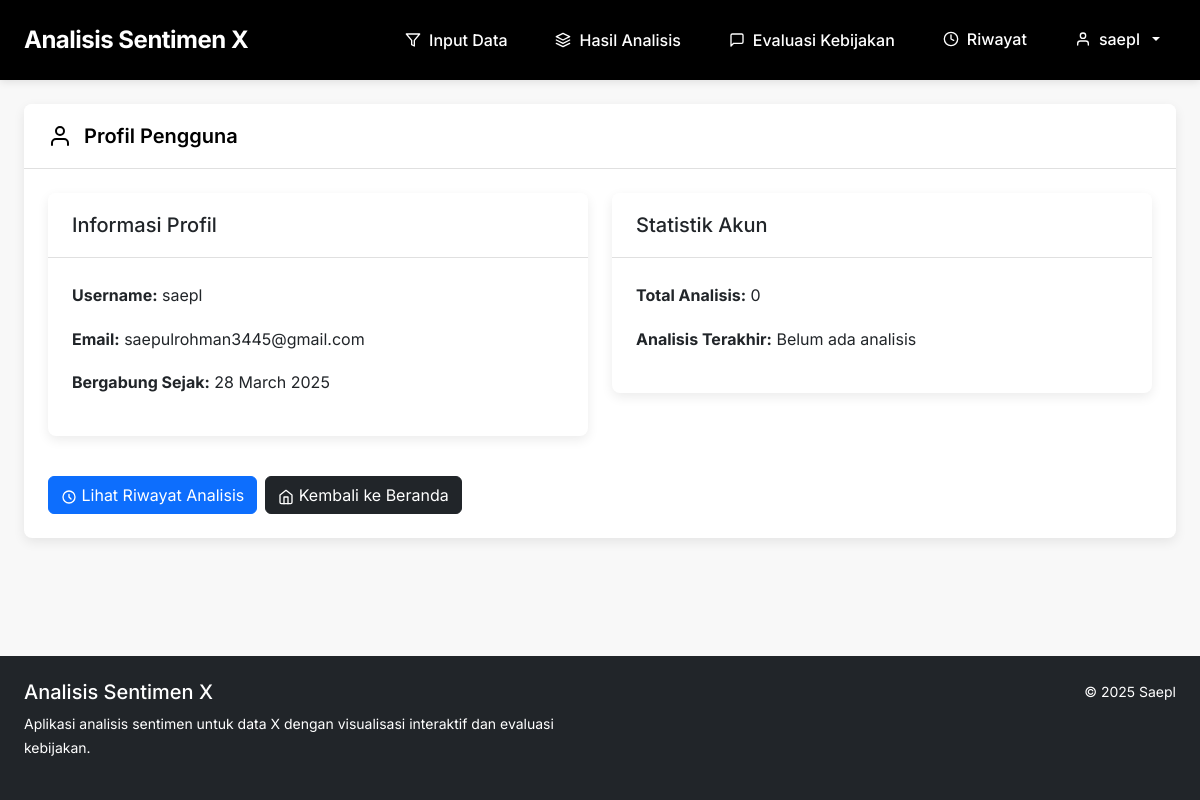
The app's page /profile (signed in), older data.
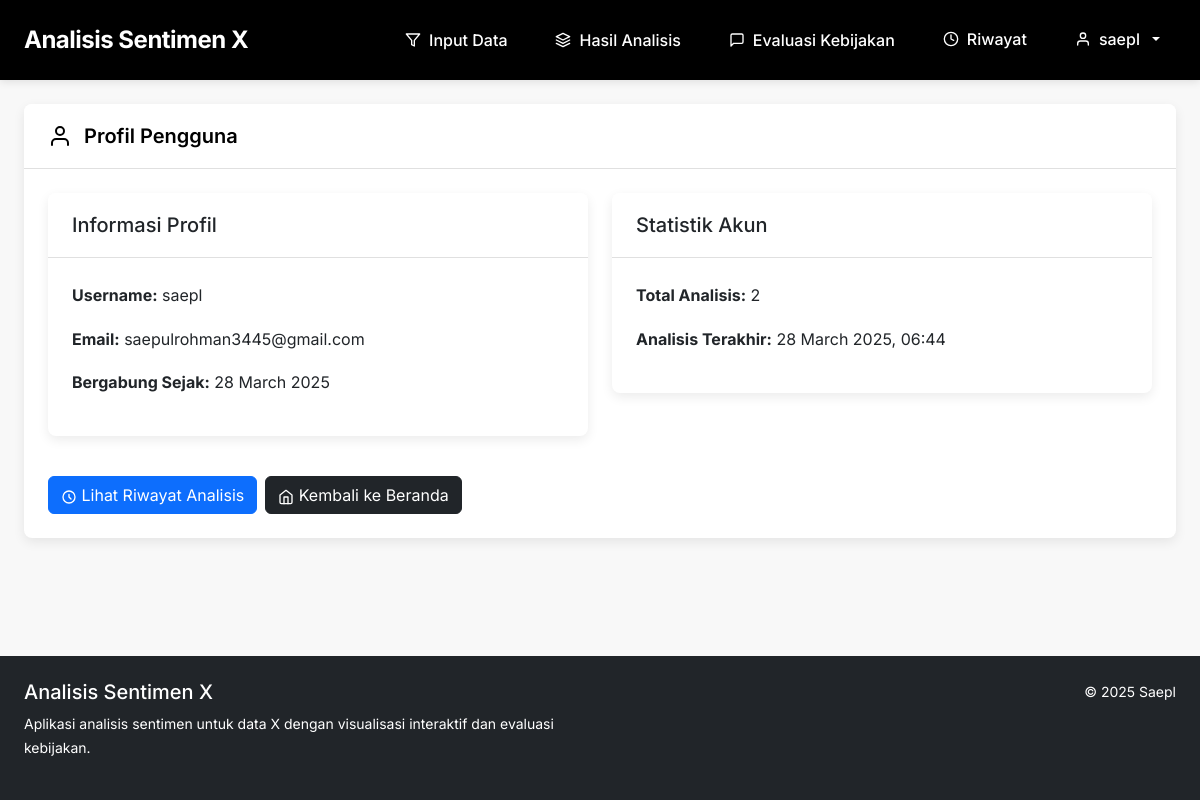
The same page, newer data.
### app/models/database.py (models this page shows, shortened)
class AnalysisHistory(db.Model):
    id = db.Column(db.Integer, primary_key=True)
    title = db.Column(db.String(128), nullable=False)
    description = db.Column(db.Text, nullable=True)
    created_at = db.Column(db.DateTime, default=datetime.utcnow)
    file_path = db.Column(db.String(256), nullable=True)
    result_file_path = db.Column(db.String(256), nullable=True)
    total_tweets = db.Column(db.Integer, default=0)
    positive_count = db.Column(db.Integer, default=0)
    neutral_count = db.Column(db.Integer, default=0)
    negative_count = db.Column(db.Integer, default=0)
    positive_percent = db.Column(db.Float, default=0)
    neutral_percent = db.Column(db.Float, default=0)
    negative_percent = db.Column(db.Float, default=0)
    top_hashtags = db.Column(db.Text, nullable=True)  # Stored as JSON
    top_topics = db.Column(db.Text, nullable=True)    # Stored as JSON
    sentiment_plot = db.Column(db.Text, nullable=True)  # Base64 encoded image
    user_id = db.Column(db.Integer, db.ForeignKey('user.id'), nullable=False)

### app/routes/auth_routes.py (the view)
@auth_bp.route('/profile')
@login_required
def profile():
    last_analysis = None
    if current_user.histories.count() > 0:
        last_analysis = current_user.histories.order_by(AnalysisHistory.created_at.desc()).first()
    return render_template('auth/profile.html', title='Profil', last_analysis=last_analysis)

### app/models/database.py (called while the page is built)
@login_manager.user_loader
def load_user(user_id):
    return User.query.get(int(user_id))

### app/templates/auth/profile.html (shortened to what this page needs)
{% extends "base.html" %}
{% block content %}
<div class="card">
    <div class="card-header">
        <svg xmlns="http://www.w3.org/2000/svg" width="24" height="24" viewBox="0 0 24 24" fill="none" stroke="currentColor" stroke-width="2" stroke-linecap="round" stroke-linejoin="round"><path d="M20 21v-2a4 4 0 0 0-4-4H8a4 4 0 0 0-4 4v2"></path><circle cx="12" cy="7" r="4"></circle></svg>
        <h2 class="card-title">Profil Pengguna</h2>
    </div>
    <div class="card-body">
        <div class="row">
            <div class="col-md-6">
                <div class="card mb-4">
                    <div class="card-header">
                        <h5 class="mb-0">Informasi Profil</h5>
                    </div>
                    <div class="card-body">
                        <p><strong>Username:</strong> {{ current_user.username }}</p>
                        <p><strong>Email:</strong> {{ current_user.email }}</p>
                        <p><strong>Bergabung Sejak:</strong> {{ current_user.created_at.strftime('%d %B %Y') }}</p>
                    </div>
                </div>
            </div>
            <div class="col-md-6">
                <div class="card mb-4">
                    <div class="card-header">
                        <h5 class="mb-0">Statistik Akun</h5>
                    </div>
                    <div class="card-body">
                        <p><strong>Total Analisis:</strong> {{ current_user.histories.count() }}</p>
                        <p><strong>Analisis Terakhir:</strong>
                            {% if last_analysis %}
                                {{ last_analysis.created_at.strftime('%d %B %Y, %H:%M') }}
                            {% else %}
                                Belum ada analisis
                            {% endif %}
                        </p>
                    </div>
                </div>
            </div>
        </div>
        <div class="d-flex mt-3">
            <a href="{{ url_for('history.index') }}" class="btn btn-primary me-2">
                <svg xmlns="http://www.w3.org/2000/svg" width="16" height="16" viewBox="0 0 24 24" fill="none" stroke="currentColor" stroke-width="2" stroke-linecap="round" stroke-linejoin="round"><path d="M12 8v4l3 3m6-3a9 9 0 1 1-18 0 9 9 0 0 1 18 0z"></path></svg>
                Lihat Riwayat Analisis
            </a>
            <a href="{{ url_for('main.index') }}" class="btn btn-dark">
                <svg xmlns="http://www.w3.org/2000/svg" width="16" height="16" viewBox="0 0 24 24" fill="none" stroke="currentColor" stroke-width="2" stroke-linecap="round" stroke-linejoin="round"><path d="M3 9l9-7 9 7v11a2 2 0 0 1-2 2H5a2 2 0 0 1-2-2z"></path><polyline points="9 22 9 12 15 12 15 22"></polyline></svg>
                Kembali ke Beranda
            </a>
        </div>
    </div>
</div>
{% endblock %}

Row changes from the older to the newer data that the page shows:
added AnalysisHistory: created_at "28 March 2025, 06:44"
Text that changed along with them:
{{ current_user.histories.count() }}: "0" → "2"
text no longer shown: "Belum ada analisis"
